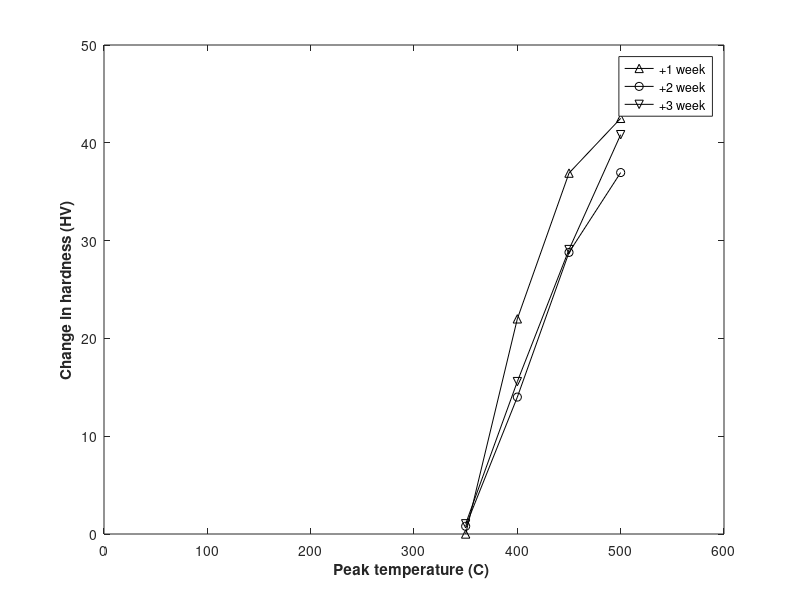

Here is the MATLAB script that generated this plot:
clear all;
close all;

datas=[350	0	0.791666667	1.041666667	1.208333333
400	22	14	15.58333333	15.45833333
450	36.9	28.79166667	29.08333333	28.5
500	42.5	36.95833333	40.83333333	38.95833333];

% fitted=[-4	-2	-1.5	-1	0	1	0.5;-1.4	-0.4	-0.204604968	-0.104604968	0.005395032	0.005395032	0.005395032];
% datas=[-1.22184875	9590.701377	-3.504729114	-0.693574972	1199.544845	-2.601895234	-0.384576047	200	-1.823908741	-0.212893907	42.0406149	-1.146547805
% -0.662540739	9590.701377	-2.981850369	-0.26760624	1199.544845	-2.079016489	-0.161150909	200	-1.301029996	-0.060480747	42.0406149	-0.62366906
% -0.227311645	9590.701377	-2.504729114	-0.147215131	1199.544845	-1.601895234	-0.053056729	200	-0.823908741	-0.043351421	42.0406149	-0.146547805
% -0.193820026	9590.701377	-1.981850369	-0.09420412	1199.544845	-1.079016489	-0.025718641	200	-0.301029996	-0.056752875	42.0406149	0.37633094
% -0.162727297	9590.701377	-1.504729114	-0.044552789	1199.544845	-0.601895234	0.005395032	200	0.176091259	-0.03035116	42.0406149	0.853452195
% -0.112101512	9590.701377	-0.981850369	0.002166062	1199.544845	-0.079016489	0.001084381	200	0.698970004	-0.043351421	42.0406149	1.37633094];

figure;

plot(datas(:,1),datas(:,2),'k-^');
hold on;
plot(datas(:,1),datas(:,3),'ko-');
hold on;
plot(datas(:,1),datas(:,4),'kv-');
% hold on;
% plot(datas(:,12),datas(:,10),'ks');
% hold on;
% plot(fitted(1,:),fitted(2,:),'k-');

% errorbar(log10(data.time(1:6)),data.mean(1:6),data.CL95(1:6),'k^-');
% hold on;
% errorbar(log10(data.time(7:12)),data.mean(7:12),data.CL95(7:12),'ko-');
% hold on;
% errorbar(log10(data.time(13:18)),data.mean(13:18),data.CL95(13:18),'ko:');
% hold on;
% errorbar(log10(data.time(19:24)),data.mean(19:24),data.CL95(19:24),'k^:');
% hold on;
% plot(robson(:,1),robson(:,2),'k--');
legend('+1 week','+2 week','+3 week');
ylim([0 50]);
xlim([0 600]);
xlabel('Peak temperature (C) ','FontSize',11,'FontWeight','bold');
ylabel('Change in hardness (HV)','FontSize',11,'FontWeight','bold');
% title('Isothermal Salt bath data ','FontSize',11,'FontWeight','bold');